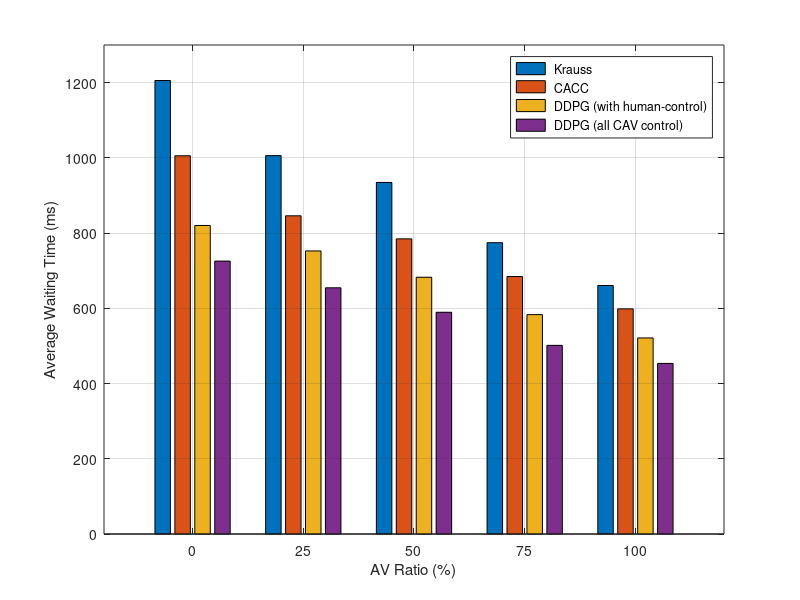

MATLAB code to generate this figure:
Krauss = [1205.6 1005.98 934.65 774.5 660.6];
CACC = [1005.6 845.98 784.65 684.5 598.6];
DDPG = [820.25 752.52 682.6 583.2 521.2];
DDPGALL = [725.52 654.62 589.5 501.5 453.5];

x = 0:25:100;
y = [Krauss(1) CACC(1) DDPG(1) DDPGALL(1); Krauss(2) CACC(2) DDPG(2) DDPGALL(2); Krauss(3) CACC(3) DDPG(3) DDPGALL(3); Krauss(4) CACC(4) DDPG(4) DDPGALL(4); Krauss(5) CACC(5) DDPG(5) DDPGALL(5);];
bar(x,y)

legend(' Krauss', ' CACC', ' DDPG (with human-control)', ' DDPG (all CAV control)');
grid on,
figure_FontSize=12;

set(gca,'YTick',[0 200 400 600 800 1000 1200]);
set(gca, 'YLim',[0,1300]);
xlabel('AV Ratio (%)');
ylabel('Average Waiting Time (ms)');